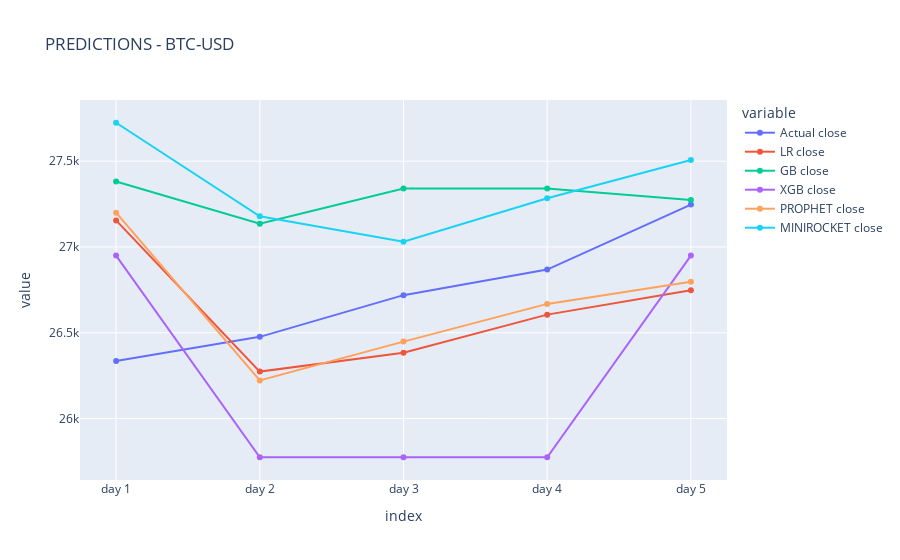

The code cell stored with this chart in its notebook:
### Code cell
final_df = predicted_df.copy()
final_metrics = metrics_df.copy()
MODEL_COLUMNS_TO_PLOT = ['Actual close', 'LR close', 'GB close', 'XGB close', 'PROPHET close', 'MINIROCKET close']
plot_predictions(final_df, 'BTC-USD', final_metrics, MODEL_COLUMNS_TO_PLOT)
plot_metric_bar(final_metrics[['Metric', 'RF', 'LR', 'GB', 'XGB', 'PROPHET', 'MINIROCKET']],'RMSE')
display(final_metrics.round(3))
display(final_df)

### Figure 1 — Plotly figure (JSON) as saved in the notebook; plotly's stock layout.template omitted (floating-point values rounded to 4 significant figures)
{"data": [{"hovertemplate": "variable=Actual close<br>index=%{x}<br>value=%{y}<extra></extra>", "legendgroup": "Actual close", "line": {"color": "#636efa", "dash": "solid"}, "marker": {"symbol": "circle"}, "mode": "markers+lines", "name": "Actual close", "orientation": "v", "showlegend": true, "type": "scatter", "x": ["day 1", "day 2", "day 3", "day 4", "day 5"], "xaxis": "x", "y": [26330.0, 26480.0, 26720.0, 26870.0, 27250.0], "yaxis": "y"}, {"hovertemplate": "variable=LR close<br>index=%{x}<br>value=%{y}<extra></extra>", "legendgroup": "LR close", "line": {"color": "#EF553B", "dash": "solid"}, "marker": {"symbol": "circle"}, "mode": "markers+lines", "name": "LR close", "orientation": "v", "showlegend": true, "type": "scatter", "x": ["day 1", "day 2", "day 3", "day 4", "day 5"], "xaxis": "x", "y": [27150.0, 26270.0, 26380.0, 26610.0, 26750.0], "yaxis": "y"}, {"hovertemplate": "variable=GB close<br>index=%{x}<br>value=%{y}<extra></extra>", "legendgroup": "GB close", "line": {"color": "#00cc96", "dash": "solid"}, "marker": {"symbol": "circle"}, "mode": "markers+lines", "name": "GB close", "orientation": "v", "showlegend": true, "type": "scatter", "x": ["day 1", "day 2", "day 3", "day 4", "day 5"], "xaxis": "x", "y": [27380.0, 27140.0, 27340.0, 27340.0, 27270.0], "yaxis": "y"}, {"hovertemplate": "variable=XGB close<br>index=%{x}<br>value=%{y}<extra></extra>", "legendgroup": "XGB close", "line": {"color": "#ab63fa", "dash": "solid"}, "marker": {"symbol": "circle"}, "mode": "markers+lines", "name": "XGB close", "orientation": "v", "showlegend": true, "type": "scatter", "x": ["day 1", "day 2", "day 3", "day 4", "day 5"], "xaxis": "x", "y": [26950.0, 25770.0, 25770.0, 25770.0, 26950.0], "yaxis": "y"}, {"hovertemplate": "variable=PROPHET close<br>index=%{x}<br>value=%{y}<extra></extra>", "legendgroup": "PROPHET close", "line": {"color": "#FFA15A", "dash": "solid"}, "marker": {"symbol": "circle"}, "mode": "markers+lines", "name": "PROPHET close", "orientation": "v", "showlegend": true, "type": "scatter", "x": ["day 1", "day 2", "day 3", "day 4", "day 5"], "xaxis": "x", "y": [27200.0, 26220.0, 26450.0, 26670.0, 26800.0], "yaxis": "y"}, {"hovertemplate": "variable=MINIROCKET close<br>index=%{x}<br>value=%{y}<extra></extra>", "legendgroup": "MINIROCKET close", "line": {"color": "#19d3f3", "dash": "solid"}, "marker": {"symbol": "circle"}, "mode": "markers+lines", "name": "MINIROCKET close", "orientation": "v", "showlegend": true, "type": "scatter", "x": ["day 1", "day 2", "day 3", "day 4", "day 5"], "xaxis": "x", "y": [27720.0, 27180.0, 27030.0, 27280.0, 27510.0], "yaxis": "y"}], "layout": {"legend": {"title": {"text": "variable"}, "tracegroupgap": 0}, "title": {"text": "PREDICTIONS - BTC-USD"}, "xaxis": {"anchor": "y", "domain": [0, 1], "title": {"text": "index"}}, "yaxis": {"anchor": "x", "domain": [0, 1], "title": {"text": "value"}}}}
